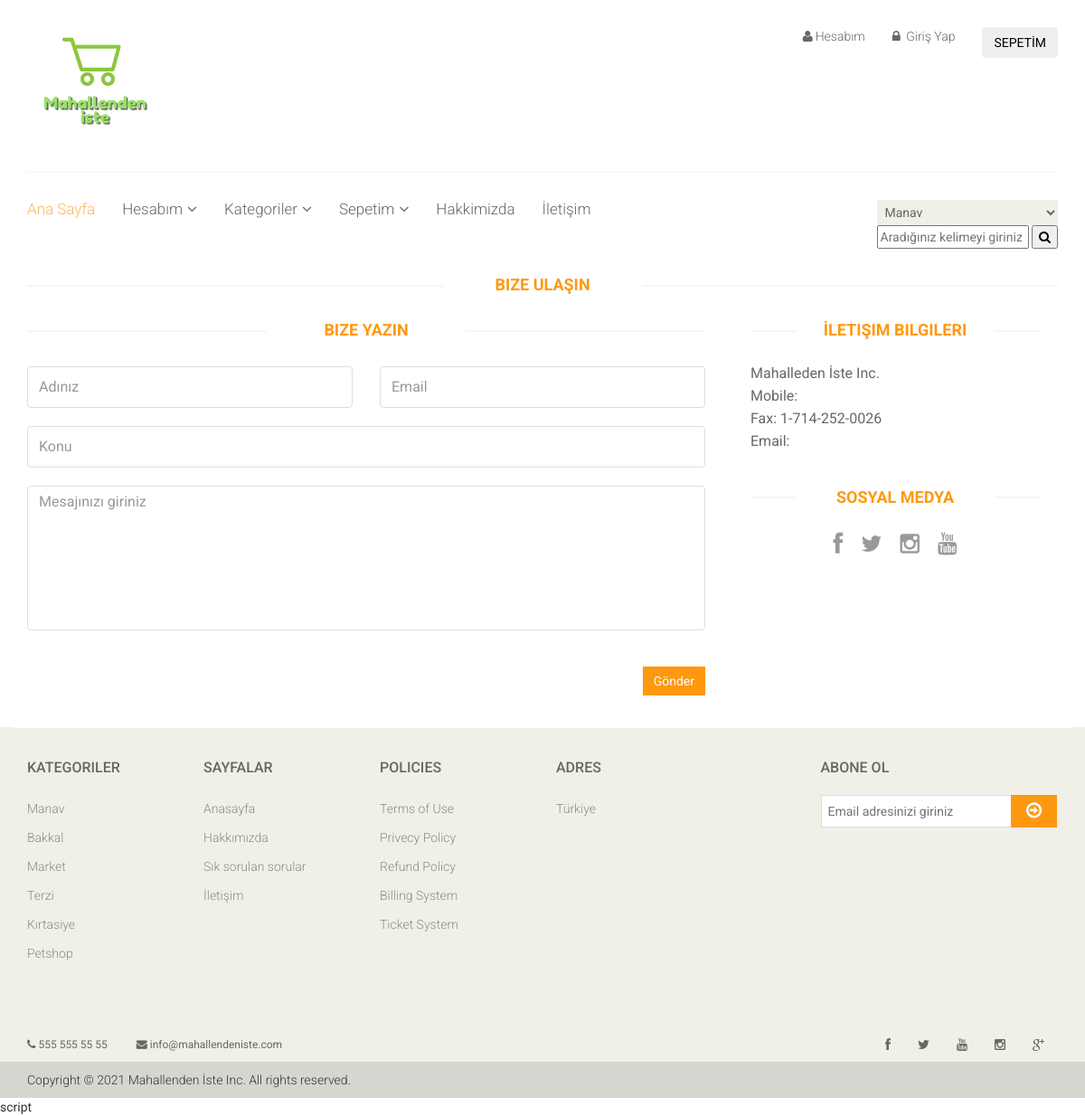
The page /iletisim.php on the database its author committed.
### tables this page shows
CREATE TABLE `kategori` (
  `kategori_id` int(11) NOT NULL,
  `kategori_adi` varchar(300) NOT NULL,
  `kategori_sira` int(11) NOT NULL,
  `kategori_durum` int(11) NOT NULL
);

CREATE TABLE `ayarlar` (
  `id` int(11) NOT NULL,
  `baslik` varchar(300) NOT NULL,
  `aciklama` varchar(500) NOT NULL,
  `anahtarkelime` varchar(400) NOT NULL,
  `telefon` varchar(20) NOT NULL,
  `email` varchar(100) NOT NULL,
  `adres` varchar(250) NOT NULL,
  `facebook` varchar(250) NOT NULL,
  `instagram` varchar(250) NOT NULL,
  `youtube` varchar(250) NOT NULL,
  `twitter` varchar(250) NOT NULL,
  `logo` varchar(250) NOT NULL,
  `mesai` varchar(300) NOT NULL
);

### function.php (called while the page is built)
<?php
function seolink($s) {
	$tr = array('ş','Ş','ı','I','İ','ğ','Ğ','ü','Ü','ö','Ö','Ç','ç','(',')','/',' ',',','?');
	$eng = array('s','s','i','i','i','g','g','u','u','o','o','c','c','','','-','-','','');
	$s = str_replace($tr,$eng,$s);
	$s = strtolower($s);
	$s = preg_replace('/&amp;amp;amp;amp;amp;amp;amp;amp;amp;.+?;/', '', $s);
	$s = preg_replace('/\s+/', '-', $s);
	$s = preg_replace('|-+|', '-', $s);
	$s = preg_replace('/#/', '', $s);
	$s = str_replace('.', '', $s);
	$s = trim($s, '-');
	return $s;
}
?>

### iletisim.php (the view, shortened to what this page needs)
<?php require_once 'header.php'; ?>
	 <div id="contact-page" class="container">
    	<div class="bg">
	    	<div class="row">
	    		<div class="col-sm-12">
					<h2 class="title text-center">Bize <strong>Ulaşın</strong></h2>
				</div>
			</div>
    		<div class="row">
	    		<div class="col-sm-8">
	    			<div class="contact-form">
	    				<h2 class="title text-center">Bize Yazın</h2>
				    	<form id="main-contact-form" class="contact-form row" name="contact-form" method="post" action="mail.php">
				            <div class="form-group col-md-6">
				                <input type="text" name="customerName" class="form-control" required="required" placeholder="Adınız">
				            </div>
				            <div class="form-group col-md-6">
				                <input type="email" name="email" class="form-control" required="required" placeholder="Email">
				            </div>
				            <div class="form-group col-md-12">
				                <input type="text" name="konu" class="form-control" required="required" placeholder="Konu">
				            </div>
				            <div class="form-group col-md-12">
				                <textarea name="mesaj" id="message" required="required" class="form-control" rows="8" placeholder="Mesajınızı giriniz"></textarea>
				            </div>
				            <div class="form-group col-md-12">
				                <input type="submit" name="mailgonder" class="btn btn-primary pull-right" value="Gönder">
				            </div>
				        </form>
	    			</div>
	    		</div>
	    		<div class="col-sm-4">
	    			<div class="contact-info">
	    				<h2 class="title text-center">İletişim Bilgileri</h2>
	    				<address>
	    					<p>Mahalleden İste Inc.</p>
							<p>Mobile: <?php $ayarcek['telefon']; ?></p>
							<p>Fax: 1-714-252-0026</p>
							<p>Email: <?php $ayarcek['email'] ?></p>
	    				</address>
	    				<div class="social-networks">
	    					<h2 class="title text-center">Sosyal Medya</h2>
							<ul>
								<li>
									<a  href="<?php echo $ayarcek['facebook'] ?>"><i class="fa fa-facebook"></i></a>
								</li>
								<li>
									<a  href="<?php echo $ayarcek['twitter'] ?>"><i class="fa fa-twitter"></i></a>
								</li>
								<li>
									<a  href="<?php echo $ayarcek['instagram'] ?>"><i class="fa fa-instagram"></i></a>
								</li>
								<li>
									<a  href="<?php echo $ayarcek['youtube'] ?>"><i class="fa fa-youtube"></i></a>
								</li>
							</ul>
	    				</div>
	    			</div>
    			</div>
	    	</div>
    	</div>
    </div>
<?php require_once 'footer.php'; ?>
    <script src="js/jquery.js"></script>script
</body>
</html>

### footer.php (shortened to what this page needs)
<footer id="footer">
  <div class="footer-widget">
    <div class="container">
      <div class="row">
        <div class="col-sm-2">
          <div class="single-widget">
            <h2>Kategoriler</h2>
            <ul class="nav nav-pills nav-stacked">
              <?php $kategori=$baglanti->prepare("SELECT * FROM  kategori  order by kategori_sira ASC limit 6");
               $kategori->execute();
               while ($kategoricek=$kategori->fetch(PDO::FETCH_ASSOC)) { ?>
              <li><a class="beyazyazi" href="urunler-<?=seolink($kategoricek['kategori_adi']).'-'.$kategoricek['kategori_id'] ?>"><?php echo $kategoricek['kategori_adi'] ?></a></li>
              <?php } ?>
            </ul>
          </div>
        </div>
        <div class="col-sm-2">
          <div class="single-widget">
            <h2>Sayfalar</h2>
            <ul class="nav nav-pills nav-stacked">
               <li><a href="index.php">Anasayfa</a></li>
               <li><a href="hakkimizda.php">Hakkımızda</a></li>
               <li><a href="soru.php">Sık sorulan sorular</a></li>
                <li><a href="iletisim.php">İletişim</a></li>
            </ul>
          </div>
        </div>
        <div class="col-sm-2">
          <div class="single-widget">
            <h2>Policies</h2>
            <ul class="nav nav-pills nav-stacked">
              <li><a href="#">Terms of Use</a></li>
              <li><a href="#">Privecy Policy</a></li>
              <li><a href="#">Refund Policy</a></li>
              <li><a href="#">Billing System</a></li>
              <li><a href="#">Ticket System</a></li>
            </ul>
          </div>
        </div>
        <div class="col-sm-2">
          <div class="single-widget">
            <h2>Adres</h2>
            <ul class="nav nav-pills nav-stacked">
              <li><a href="#"> <?php echo $ayarcek['adres'] ?></a></li>
            </ul>
          </div>
        </div>
        <div class="col-sm-3 col-sm-offset-1">
          <div class="single-widget">
            <h2>Abone Ol</h2>
            <form action="#" class="searchform">
              <input type="text" placeholder="Email adresinizi giriniz" />
              <button type="submit" class="btn btn-default"><i class="fa fa-arrow-circle-o-right"></i></button>
            </form>
          </div>
        </div>
      </div>
    </div>
  </div>
  	<div class="header_top">
			<div class="container">
				<div class="row">
					<div class="col-sm-6">
						<div class="contactinfo">
							<ul class="nav nav-pills">
								<li><a href="#"><i class="fa fa-phone"></i> <?php echo $ayarcek['telefon']; ?></a></li>
								<li><a href="mailto:<?php echo $ayarcek['email'] ?>"><i class="fa fa-envelope"></i> <?php echo $ayarcek['email'] ?></a></li>
							</ul>
						</div>
					</div>
					<div class="col-sm-6">
						<div class="social-icons pull-right">
							<ul class="nav navbar-nav">
								<li><a href="<?php echo $ayarcek['facebook'] ?>"><i class="fa fa-facebook"></i></a></li>
								<li><a href="<?php echo $ayarcek['twitter'] ?>"><i class="fa fa-twitter"></i></a></li>
								<li><a href="<?php echo $ayarcek['youtube'] ?>"><i class="fa fa-youtube"></i></a></li>
								<li><a href="<?php echo $ayarcek['instagram'] ?>"><i class="fa fa-instagram"></i></a></li>
								<li><a href="#"><i class="fa fa-google-plus"></i></a></li>
							</ul>
						</div>
					</div>
				</div>
			</div>
		</div>
  <div class="footer-bottom">
    <div class="container">
      <div class="row">
        <p class="pull-left">Copyright © 2021 <?php echo $ayarcek['baslik'] ?> Inc. All rights reserved.</p>
      </div>
    </div>
  </div>
</footer>
</body>
</html>

### css/main.css (style rules this page uses)
body { font-family: 'Roboto', sans-serif; background:; position: relative; font-weight:400px; }
ul li { list-style: none; }
a { -webkit-transition: 300ms; -moz-transition: 300ms; -o-transition: 300ms; transition: 300ms; }
h1, h2, h3, h4, h5, h6 { font-family: 'Roboto', sans-serif; }
.header_top { background: none repeat scroll 0 0 #F0F0E9; }
.contactinfo ul li:first-child { margin-left: -15px; }
.contactinfo ul li a { font-size: 12px; color: #696763; font-family: 'Roboto', sans-serif; }
.social-icons ul li a { border: 0 none; border-radius: 0; color: #696763; padding:0px; }
.social-icons ul li { display:inline-block; }
.social-icons ul li a i { padding: 11px 15px; transition: all 0.9s ease 0s; -moz-transition: all 0.9s ease 0s; -webkit-transition: all 0.9s ease 0s; -o-transition: all 0.9s ease 0s; }
#footer { background: #F0F0E9; }
.footer-widget { margin-bottom: 68px; }
.footer-widget .container { border-top: 1px solid #FFFFFF; padding-top: 15px; }
.single-widget h2 { color: #666663; font-family: 'Roboto', sans-serif; font-size: 16px; font-weight: 500; margin-bottom: 22px; text-transform: uppercase; }
.single-widget ul li a { color: #8C8C88; font-family: 'Roboto', sans-serif; font-size: 14px; font-weight: 300; padding: 5px 0; }
.searchform input { border: 1px solid #DDDDDD; color: #CCCCC6; font-family: 'Roboto', sans-serif; font-size: 14px; margin-top: 0; outline: medium none; padding: 7px; width: 212px; }
.searchform button { background: #FE980F; border: medium none; border-radius: 0; margin-left: -5px; margin-top: -3px; padding: 7px 17px; }
.searchform button i { color: #FFFFFF; font-size: 20px; }
.footer-bottom { background: #D6D6D0; padding-top: 10px; }
.footer-bottom p { color: #363432; font-family: 'Roboto', sans-serif; font-weight: 300; margin-left: 15px; }
.left-sidebar h2:after, h2.title:after { content: " "; position: absolute; border: 1px solid #f5f5f5; bottom:8px; left: 0; width: 100%; height: 0; z-index: -2; }
h2.title:before { content: " "; position: absolute; background: #fff; bottom: -6px; width: 220px; height: 30px; z-index: -1; left: 50%; margin-left: -110px; }
h2.title { color: #FE980F; font-family: 'Roboto', sans-serif; font-size: 18px; font-weight: 700; margin: 0 15px; text-transform: uppercase; margin-bottom: 30px; position: relative; }
.bg h2.title { margin-right:0; margin-left:0; margin-top: 0; }
.user_info input, select, textarea { background: #F0F0E9; border:0; color: #696763; padding: 5px; width: 100%; border-radius: 0; resize: none }
.btn.btn-primary { background:#FE980F; border: 0 none; border-radius: 0; margin-top: 16px; }
.contact-form .form-group { margin-bottom: 20px; }
#contact-page .form-control { background-color: #fff; border: 1px solid #ddd; color: #696763; height: 46px; padding: 6px 12px; width: 100%; font-size: 16px; border-radius: 4px; box-shadow:inherit; }
#contact-page #message { height:160px; resize:none; }
#main-contact-form .btn-primary { margin-bottom: 15px; margin-top: 20px; }
#contact-page .contact-info { padding: 0 20px; }
#contact-page .contact-info address { margin-bottom: 40px; margin-top: -5px; }
#contact-page .contact-info p { margin-bottom: 0; color: #696763; font-size: 16px; line-height: 25px; }
.social-networks { overflow: hidden; text-align: center; }
.social-networks ul { margin-top: -5px; padding: 0; display: inline-block; }
.social-networks ul li { float: left; text-decoration: none; list-style: none; margin-right: 20px; }
.social-networks ul li:last-child { margin-right: 0; }
.social-networks ul li a { color: #999; font-size: 25px; }
.contact-info .social-networks ul li a i { background: none; }

### rows shown on the page
kategori: kategori_adi "Manav"
kategori: kategori_adi "Bakkal"
kategori: kategori_adi "Market"
kategori: kategori_adi "Terzi"
kategori: kategori_adi "Kırtasiye"
kategori: kategori_adi "Petshop"
ayarlar: adres "Türkiye", telefon "555 555 55 55", email "info@mahallendeniste.com", baslik "Mahallenden İste"

### other values the page prints
form field value "Manav"
